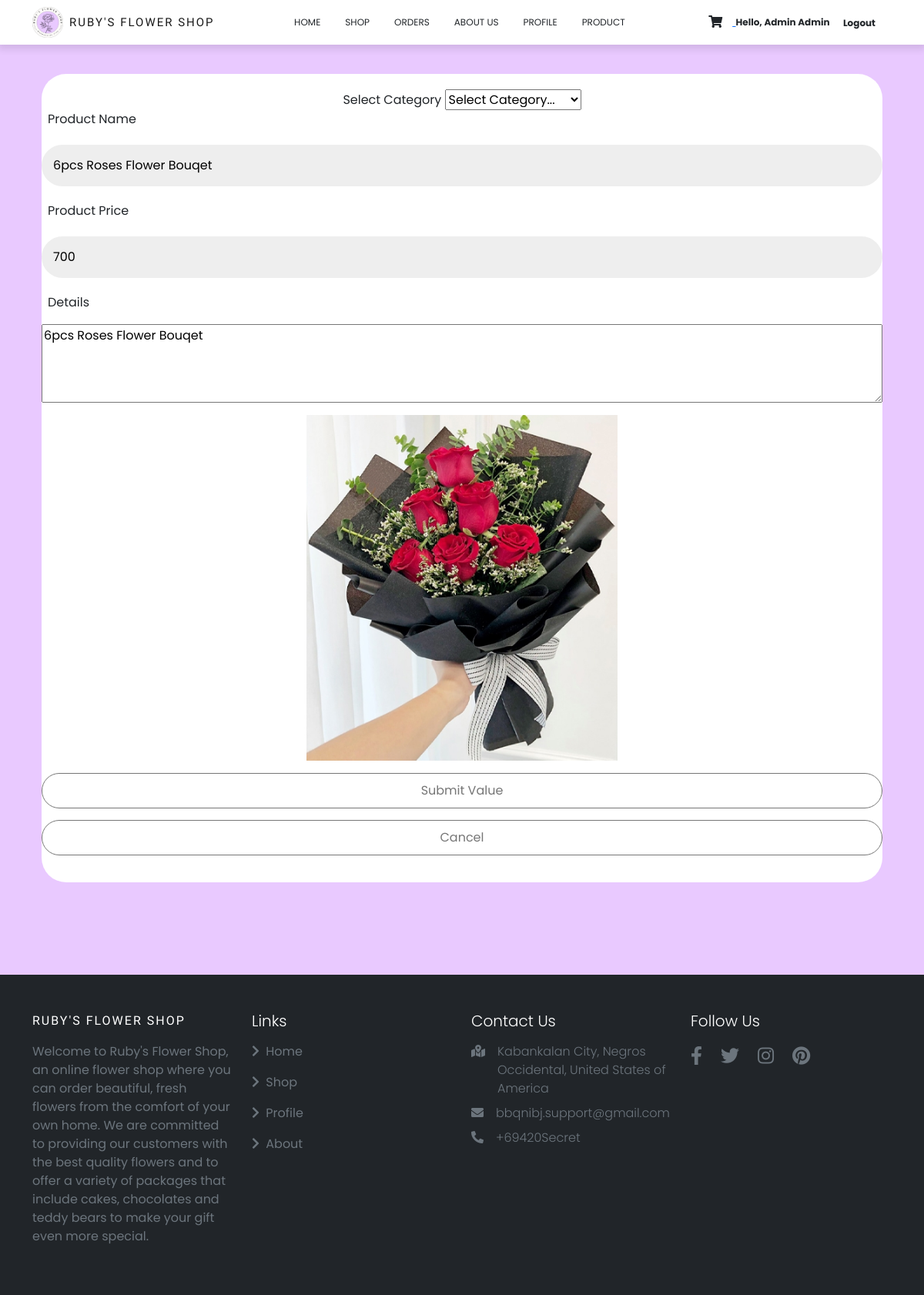
The app's page /edit.php?id=43 (signed in) with its own data.
### tables this page shows
CREATE TABLE `user` (
  `user_ID` int(11) NOT NULL,
  `user_level` int(1) NOT NULL,
  `user_email` varchar(255) NOT NULL,
  `user_password` varchar(255) NOT NULL,
  `user_fname` varchar(255) NOT NULL,
  `user_lname` varchar(255) NOT NULL,
  `user_MI` varchar(3) NOT NULL,
  `user_gender` varchar(255) NOT NULL,
  `user_phonenumber` varchar(255) NOT NULL,
  `user_birthdate` varchar(255) NOT NULL
);

CREATE TABLE `product` (
  `prod_ID` int(11) NOT NULL,
  `prod_name` varchar(255) NOT NULL,
  `prod_category` varchar(255) NOT NULL,
  `prod_price` double NOT NULL,
  `prod_details` text NOT NULL,
  `prod_dateAdded` varchar(255) NOT NULL,
  `prod_picture` varchar(255) NOT NULL
);

### functions.php (called while the page is built)
<?php
function check_login($con){
    if(isset($_SESSION['user_email'])){
        $id = $_SESSION['user_email'];
        $query = "select * from user where user_email = '$id' limit 1";
        $result = mysqli_query($con, $query);
        if($result && mysqli_num_rows($result) > 0){
            $user_data = mysqli_fetch_assoc($result);
            return $user_data;
        }
    }
    else{
    header("Location: login.php");
    die;
    }
}

### edit.php (the view, shortened to what this page needs)
<?php
    include("connection.php");
    include("functions.php");
    $user_data = check_login($con);
?>
<!DOCTYPE html>
<html lang="en">
<head>
    <link rel="stylesheet" href="https://cdnjs.cloudflare.com/ajax/libs/font-awesome/5.15.4/css/all.min.css" />
    <link rel = "stylesheet" href = "bootstrap-5.0.2-dist/css/bootstrap.min.css">
    <link rel = "stylesheet" href = "css/main.css">
</head>
<body>
<?php
include('header.php');
$id = $_GET['id'];
$sql = "select * from product where prod_ID = '$id'";
$r = mysqli_query($con, $sql);
$row = mysqli_fetch_array( $r );
    $name = $row['prod_name'];
    $price = $row['prod_price'];
    $details = $row['prod_details'];
    echo
                '<div class="container pt-5">
                    <div class="container pt-5" id="">';
                    echo '<div class="formContainer rounded-5">';
                        echo "<form action='editSave.php?' method='GET' enctype='multipart/form-data'>";
                        echo '<link rel = "stylesheet" href = "bootstrap-5.0.2-dist/css/bootstrap.min.css">';
                            echo '<link rel = "stylesheet" href = "css/main.css">';
                                        echo '<div class="form-item text-center">
                                                <label for="prod_category" class="form-item"> Select Category</label>
                                                <select name="prod_category" id="prod_category" required>
                                                    <option value="">Select Category...</option>
                                                    <option value="flower">Flower Bouquet</option>
                                                    <option value="sunflower">Sunflower Bouquet</option>
                                                    <option value="chocolate">Chocolate Bouquet</option>
                                                    <option value="additionals">Additionals</option>
                                                </select>';
                                        echo '</div>';
                                        echo '<div class="form-item rounded-5">';
                                        echo '<p class="px-2">Product Name</p>';
                                        echo "<input class=' rounded-5' type='text' name='prod_name' placeholder='Product Name' id='prod_name' value='{$name}'>";
                                        echo '</div>';
                                        echo '<div class="form-item">';
                                        echo '<p class="px-2">Product Price</p>';
                                        echo "<input class=' rounded-5' type='text' name='prod_price' placeholder='Product Price' id='prod_name' value='{$price}'>";
                                        echo '</div>';
                                        echo "<div>";
                                        echo '<p class="px-2">Details</p>';
                                        echo '<div class="d-flex justify-content-center">';
                                        echo "<textarea rows = '4' cols = '150' name ='prod_details' id='prod_details'>{$details}</textarea></div>";
                                        echo '</div>';
                                        echo "<div class='d-flex justify-content-center'>
                                        <img class='px-5 py-3 rounded-5' src = 'images/products/{$row['prod_picture']}' width='500'>
                                        </div>";
                                        echo "<input type ='submit' class='btn btn-primary' value='Submit Value'/>
                                        <a href='addproducts.php'><button type='button' class='openButton btn btn-primary'>Cancel</button></a>
                                         </form>";
                                        echo "</div>";
                    echo'</div>';
                    echo'</div>';
include('footer.php');
?>

### header.php (shortened to what this page needs)
<!DOCTYPE html>
<html lang="en">
<head>
    <link rel="stylesheet" href="https://cdnjs.cloudflare.com/ajax/libs/font-awesome/5.15.4/css/all.min.css" />
    <link rel = "stylesheet" href = "bootstrap-5.0.2-dist/css/bootstrap.min.css">
    <link rel = "stylesheet" href = "css/main.css">
</head>
<body>
    <nav class = "navbar navbar-expand-lg navbar-light bg-white py-1 fixed-top">
    <div class = "container">
            <a class = "navbar-brand d-flex justify-content-between align-items-center order-lg-0" href = "index.php">
                <img src = "images/rubylogo.png" alt = "site icon">
                <span class = "logoText text-uppercase fw-lighter ms-2">Ruby's Flower Shop</span>
            </a>
            <div class = "order-lg-2 nav-btns px-2">
            <a href="cart.php">
                <button type = "button" class = "btn position-relative text-dark">
                    <i class = "fa fa-shopping-cart"></i>
                </button>
            </a>
            <b class="userGreet">Hello, <?php echo $user_data['user_fname']," ", $user_data['user_lname']?></b>
                    <a href="logout.php">
                        <button type = "button" class = "btn position-relative">
                            <b class="userGreet">Logout</b>
                        </button>
                    </a>
            </div>
            <div class = "collapse navbar-collapse order-lg-1" id = "navMenu">
                <ul class = "navbar-nav mx-auto text-center">
                    <li class = "nav-item px-2 py-2 d-flex align-items-center">
                        <a class = "nav-link text-uppercase text-dark" href = "index.php#header">home</a>
                    </li>
                    <li class = "nav-item px-2 py-2 d-flex align-items-center">
                        <a class = "nav-link text-uppercase text-dark" href = "index.php#shop">Shop</a>
                    </li>
                    <li class = "nav-item px-2 py-2 d-flex align-items-center">
                            <a class = "nav-link text-uppercase text-dark" href = "pendingOrders.php">Orders</a>
                    </li>
                    <li class = "nav-item px-2 py-2 d-flex align-items-center">
                        <a class = "nav-link text-uppercase text-dark" href = "about.php">About us</a>
                    </li>
                    <li class = "nav-item px-2 py-2 d-flex align-items-center">
                        <a class = "nav-link text-uppercase text-dark" href = "profile.php">Profile</a>
                    </li>
                    <li class = "nav-item px-2 py-2 d-flex align-items-center">
                        <a class = "nav-link text-uppercase text-dark" href = "addproducts.php">Product</a>
                    </li>
                </ul>
            </div>
        </div>
    </nav>

### css/main.css (style rules this page uses)
:root { --lg-font: 'Kaisei Tokumin', serif; --sm-font: 'Poppins', sans-serif; --red: #d297ff; --primcolor: #ffc4f0; --seccolor: rgb(233, 201, 255); }
body { font-family: var(--sm-font); background: var(--seccolor); }
.btn:not(.nav-btns button) { background-color: #fff; color: rgb(85, 85, 85); padding: 10px 28px; border-radius: 25px; border: 1px solid rgb(85, 85, 85); }
.navbar { -webkit-box-shadow: 0 3px 9px 3px rgba(0, 0, 0, 0.1); box-shadow: 0 3px 9px 3px rgba(0, 0, 0, 0.1); }
.navbar-brand img { width: 40px; }
.navbar-brand span { letter-spacing: 2px; font-family: var(--lg-font); }
.logoText { font-size: 15px; }
.nav-link { font-size: 12px; }
.nav-item { border-bottom: 0.5px solid rgba(0, 0, 0, 0.05); }
.userGreet { font-size: 12px; }
@media (min-width: 992px) { .nav-item { border-bottom: none; } }
.formContainer { align-items: center; align-content: center; justify-content: center; max-width:100%; background-color: #fff; padding-top: 20px; padding-bottom: 20px; }
.formContainer input[type=text] { width: 100%; padding: 15px; margin: 5px 0 20px 0; border: none; background: #eee; }
.formContainer .btn { padding: 12px 20px; border: none; background-color: #8ebf42; color: #fff; cursor: pointer; width: 100%; margin-bottom: 15px; opacity: 0.8; }

### records on screen
user: user_fname "Admin", user_lname "Admin"
product: prod_name "6pcs Roses Flower Bouqet", prod_price "700", prod_details "6pcs Roses Flower Bouqet", prod_picture (picture)
